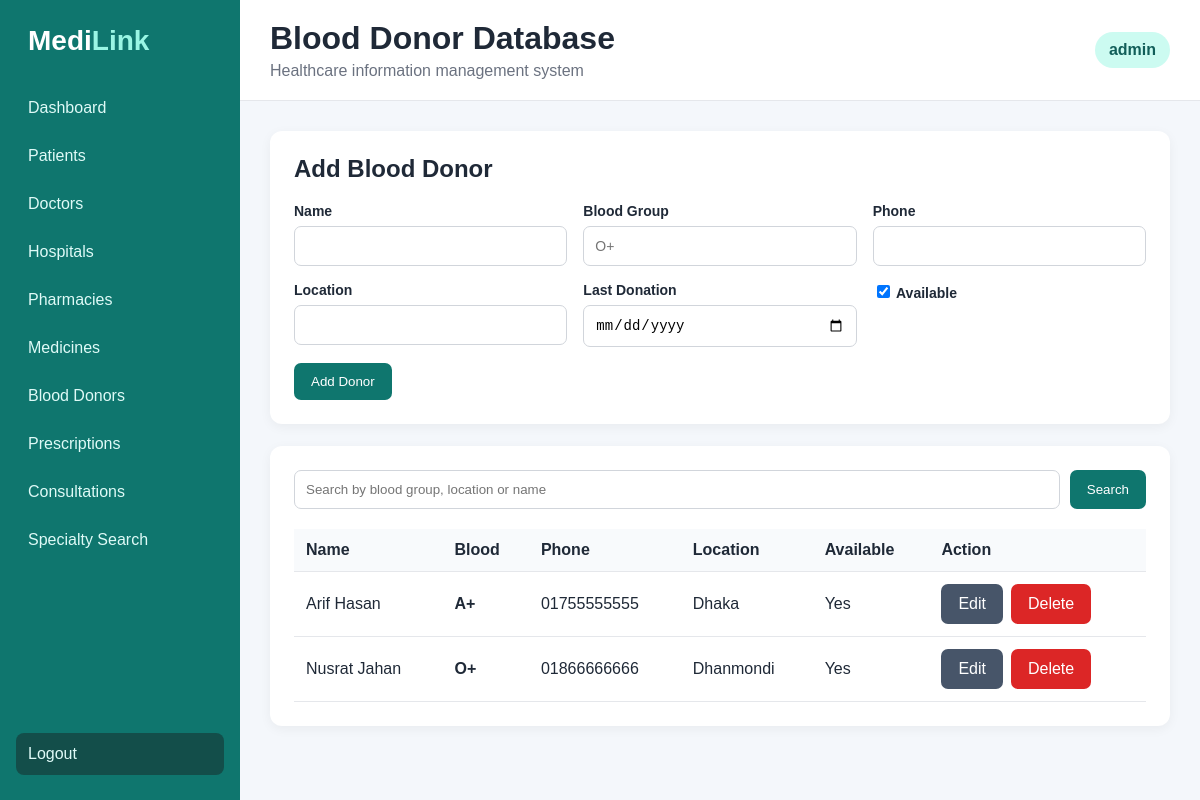
/donors.php (signed in), run on the app's committed database.
### tables this page shows
CREATE TABLE blood_donors (
 id INT AUTO_INCREMENT PRIMARY KEY,
 name VARCHAR(120) NOT NULL,
 blood_group VARCHAR(10) NOT NULL,
 phone VARCHAR(30) NOT NULL,
 location VARCHAR(150) NOT NULL,
 last_donation_date DATE,
 available TINYINT(1) DEFAULT 1
);

### donors.php (the view, shortened to what this page needs)
<?php
require_once 'config/db.php';
$editing = null;
$q    = trim($_GET['q'] ?? '');
$like = "%$q%";
$stmt = $pdo->prepare(
    "SELECT * FROM blood_donors
     WHERE blood_group LIKE ? OR location LIKE ? OR name LIKE ?
     ORDER BY available DESC, name"
);
$stmt->execute([$like, $like, $like]);
$rows = $stmt->fetchAll();
include 'includes/header.php';
?>
<div class="panel">
    <h2><?= $editing ? 'Edit Blood Donor' : 'Add Blood Donor' ?></h2>
    <form method="post" class="grid">
        <div class="field">
            <label>Name</label>
            <input name="name" required value="<?= htmlspecialchars($editing['name'] ?? '') ?>">
        </div>
        <div class="field">
            <label>Blood Group</label>
            <input name="blood_group" required placeholder="O+" value="<?= htmlspecialchars($editing['blood_group'] ?? '') ?>">
        </div>
        <div class="field">
            <label>Phone</label>
            <input name="phone" required value="<?= htmlspecialchars($editing['phone'] ?? '') ?>">
        </div>
        <div class="field">
            <label>Location</label>
            <input name="location" required value="<?= htmlspecialchars($editing['location'] ?? '') ?>">
        </div>
        <div class="field">
            <label>Last Donation</label>
            <input type="date" name="last_donation_date" value="<?= htmlspecialchars($editing['last_donation_date'] ?? '') ?>">
        </div>
        <div class="field">
            <?php $available = $editing['available'] ?? 1; ?>
            <label>
                <input type="checkbox" name="available" <?= $available ? 'checked' : '' ?>> Available
            </label>
        </div>
        <div class="actions">
            <button class="btn" name="save"><?= $editing ? 'Update Donor' : 'Add Donor' ?></button>
        </div>
    </form>
</div>
<div class="panel">
    <form class="searchbar">
        <input name="q" value="<?= htmlspecialchars($q) ?>" placeholder="Search by blood group, location or name">
        <button class="btn">Search</button>
    </form>
    <div class="table-wrap">
        <table>
            <tr>
                <th>Name</th>
                <th>Blood</th>
                <th>Phone</th>
                <th>Location</th>
                <th>Available</th>
                <th>Action</th>
            </tr>
            <?php foreach ($rows as $r): ?>
                <tr>
                    <td><?= htmlspecialchars($r['name']) ?></td>
                    <td><b><?= htmlspecialchars($r['blood_group']) ?></b></td>
                    <td><?= htmlspecialchars($r['phone']) ?></td>
                    <td><?= htmlspecialchars($r['location']) ?></td>
                    <td><?= $r['available'] ? 'Yes' : 'No' ?></td>
                    <td class="actions">
                        <a class="btn secondary" href="?edit=<?= $r['id'] ?>">Edit</a>
                        <a class="btn danger" href="?delete=<?= $r['id'] ?>"
                           onclick="return confirm('Delete this donor?')">Delete</a>
                    </td>
                </tr>
            <?php endforeach; ?>
        </table>
    </div>
</div>
<?php include 'includes/footer.php'; ?>

### assets/style.css (style rules this page uses)
* { box-sizing:border-box }
body { margin:0;font-family:Arial,Helvetica,sans-serif;background:#f4f7fb;color:#1f2937 }
.panel { background:white;padding:24px;border-radius:12px;box-shadow:0 3px 12px rgba(0,0,0,.05);margin-bottom:22px }
.panel h2 { margin-top:0 }
.grid { display:grid;grid-template-columns:repeat(auto-fit,minmax(220px,1fr));gap:16px }
.field { display:flex;flex-direction:column;gap:7px }
.field label { font-weight:bold;font-size:14px }
.field input,.field select,.field textarea { padding:11px;border:1px solid #d1d5db;border-radius:7px;font-size:14px }
.btn { display:inline-block;border:0;background:#0f766e;color:white;padding:11px 17px;border-radius:7px;text-decoration:none;cursor:pointer }
.btn.secondary { background:#475569 }
.btn.danger { background:#dc2626 }
.actions { display:flex;gap:8px;align-items:center }
.table-wrap { overflow-x:auto }
table { width:100%;border-collapse:collapse }
th,td { padding:12px;border-bottom:1px solid #e5e7eb;text-align:left }
th { background:#f8fafc }
.searchbar { display:flex;gap:10px;margin-bottom:20px }
.searchbar input { flex:1;padding:11px;border:1px solid #d1d5db;border-radius:7px }

### data on the page
blood_donors: name "Arif Hasan", blood_group "A+", phone "01755555555", location "Dhaka", available "Yes"
blood_donors: name "Nusrat Jahan", blood_group "O+", phone "01866666666", location "Dhanmondi", available "Yes"

### other printed values
$page_title "Blood Donor Database"
$_SESSION['username'] "admin"
